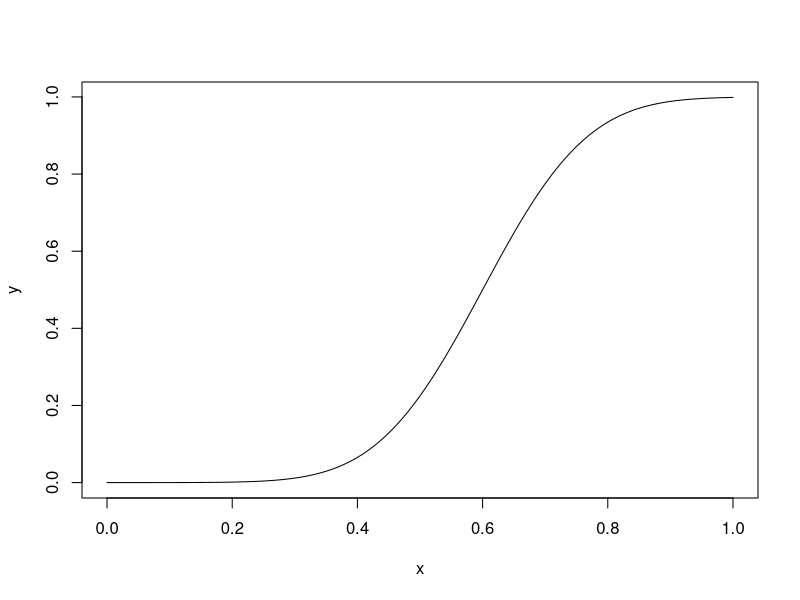
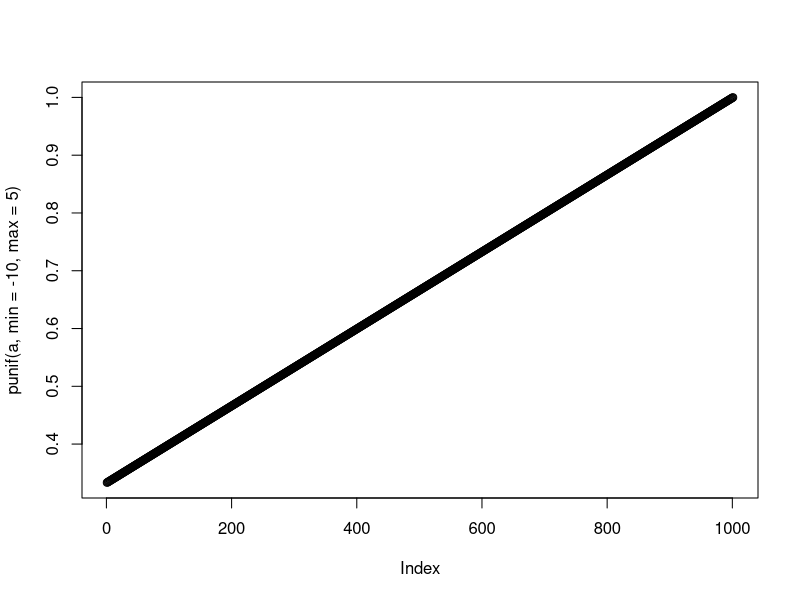

Write R code to recreate these figures, in order.
rm(list=ls(all=TRUE))

# Question 1
#x = seq(from=-5, to=5, by=0.01) 

#y = pnorm(x, mean=0, sd=1)
#plot(x, y, type='l')
#y = pnorm(x, mean=0, sd=2)
#plot(x, y, type='l')
#y = pnorm(x, mean=0, sd=3)
#plot(x, y, type='l')

# In console: pnorm(0, mean=0, sd=1) = 0.5, pnorm(0, mean=0, sd=2) = 0.5, pnorm(0, mean=0, sd=3) = 0.5.
# Answer: No matter the mean and sd, the probability should always be 1. 

# Question 2
x = seq(from=0, to=1, by=0.01)
y = pnorm(x, mean=0.60, sd=sqrt(0.0175))
plot(x, y, type='l')
# b) The probability of a negative grade 'pnorm(-3)' is positive. The probability of a grade bigger than '1' is negative. This is acceptable because the slope from left to right is increasing, and leveling off.
# c) In console: 'A = 0.9', 'pnorm(A)' = 81.59%
# d) z = 0.75. A grade = 75% or higher. Thus, 25% chance a student gets an A.
# e) A = 0.5, B = 1.0, pnorm(A) = 0.69, pnorm(B) = 0.84, B - A = 15%, so 100 - 15 = 85% of a passing grade.

# Question 3
a = seq(from=-5, to=5, by=0.01)
y = pnorm(a, mean=0, sd=0.5)
plot(punif(a, min=-10, max=5))
